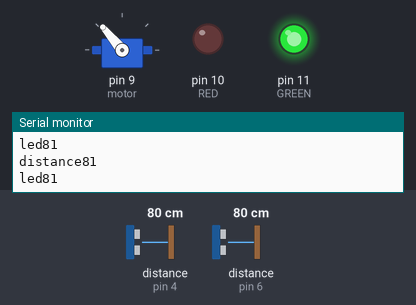
This sketch was run on a simulated Arduino Uno, built with avr-gcc and run on an emulated ATmega328P. On the bench: servo, output pins drawn as LEDs (lit = HIGH), the last lines printed to the serial monitor. Inputs (shaded band) come from the test bench; at power-on: distance to the obstacle (sensors on pin 6, pin 4) 80 cm. The echo pulse lasts 58.3 µs per cm.

Above: at 1.2 s.
1.3 s: distance to the obstacle (sensor on pin 6) set to 11 cm
2.8 s: distance to the obstacle (sensor on pin 6) set to 8 cm
At 3.4 s:
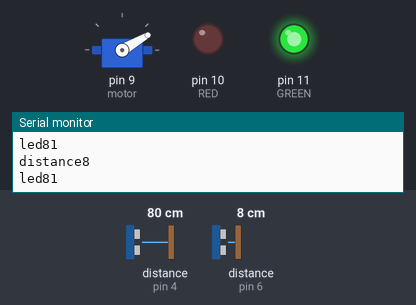
5.8 s: distance to the obstacle (sensor on pin 6) set to 18 cm
At 7.3 s:
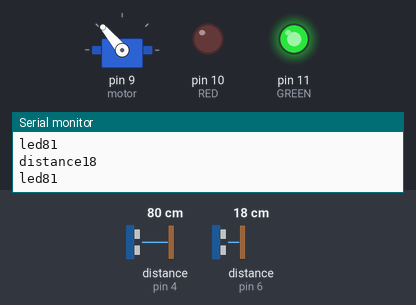
8.3 s: distance to the obstacle (sensor on pin 4) set to 6 cm
9.8 s: distance to the obstacle (sensor on pin 4) set to 3 cm
At 11.0 s:
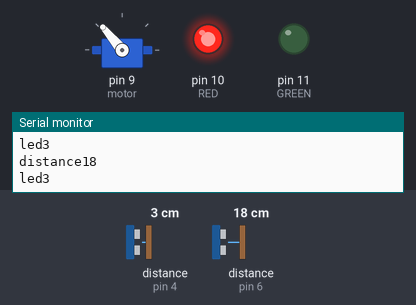
11.3 s: distance to the obstacle (sensor on pin 6) set to 2 cm
At 12.6 s:
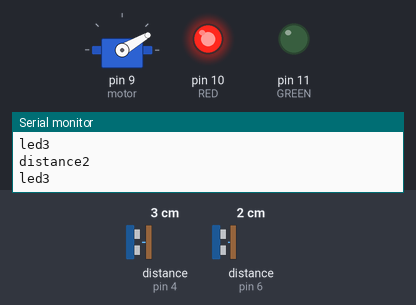
Timing chart, 0 to 14.9 s (numbered marks = the images above; inputs shaded):
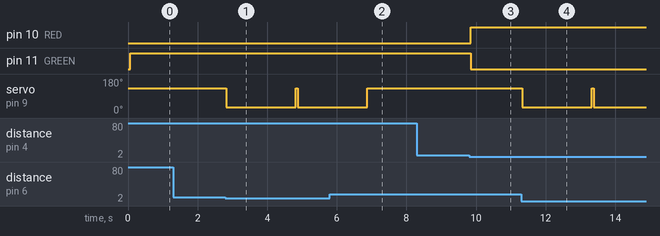

The sketch:

main.ino
```cpp
#include <NewPing.h>
#include <Servo.h>
Servo motor;
#define TRIGGER_PIN 7
#define LED_TRIG 5
#define LED_ECHO 4
#define ECHO_PIN 6
#define MAX_DISTANCE 200
#define GREEN 11
#define RED 10

// NewPing setup of pins and maximum distance
NewPing sonar(TRIGGER_PIN, ECHO_PIN, MAX_DISTANCE);
NewPing led_sonar(LED_TRIG, LED_ECHO, MAX_DISTANCE);

void setup()
{
  pinMode(GREEN, OUTPUT);
  pinMode(RED, OUTPUT);
  Serial.begin(9600);
  motor.attach(9);
  motor.write(130);
}

void loop()
{
  delay(50);
  digitalWrite(LED_TRIG, HIGH);

  unsigned int distance = sonar.ping_cm();
  unsigned int led_distance = led_sonar.ping_cm();
  Serial.print("distance");
  Serial.println(distance);
  Serial.print("led");
  Serial.println(led_distance);

  if (distance < 10 && distance != 0)
  {
    motor.write(30);
    delay(2000);
    motor.write(130);
  }
  else
  {
    motor.write(130);
  }

  if (led_distance < 5)
  {
    digitalWrite(RED, HIGH);
    digitalWrite(GREEN, LOW);
  }
  else
  {
    digitalWrite(GREEN, HIGH);
    digitalWrite(RED, LOW);
  }
}
```

Measured:
- the behaviour switches between 10 and 9 cm on distance to the obstacle (sensor on pin 6) (found by bisection; images 0 and 1)
- the behaviour switches between 5 and 4 cm on distance to the obstacle (sensor on pin 4) (found by bisection; images 2 and 3)
- after the input at 2.8 s, servo on pin 9 (motor): 130° → 30° at once
- after the input at 5.8 s, servo on pin 9 (motor): goes on until 6.9 s, then stays 130°
- after the input at 9.8 s, pin 10 (RED): LOW → HIGH after 0.05 s; pin 11 (GREEN): HIGH → LOW after 0.05 s
- after the input at 11.3 s, servo on pin 9 (motor): 130° → 30° at once
